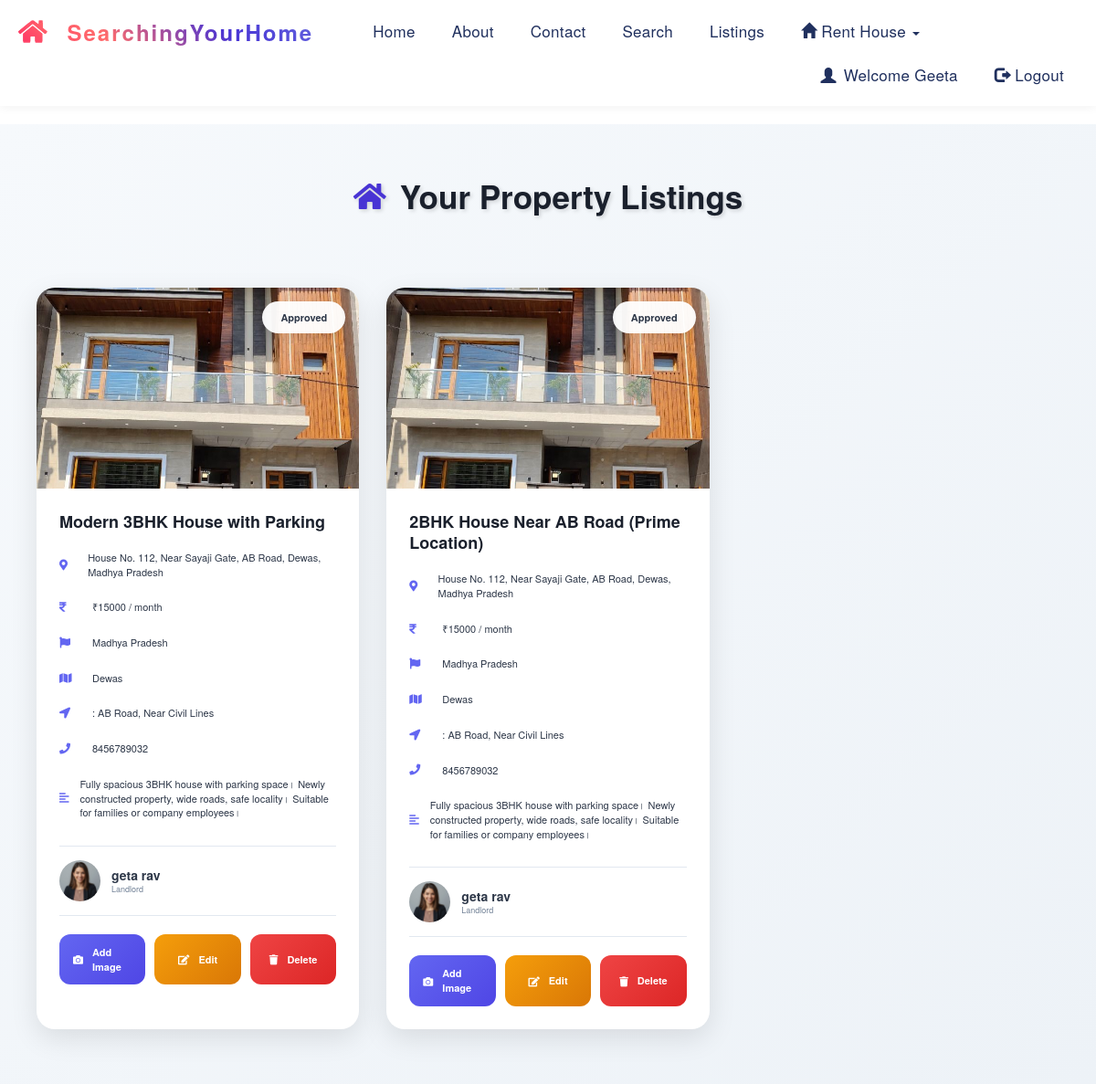
Page /img (signed in) on the committed database.
### Room/models.py (models this page shows, shortened)
class Property(models.Model):
    STATUS_CHOICES = [
        ('pending', 'Pending Approval'),
        ('approved', 'Approved'),
        ('rejected', 'Rejected'),
    ]
    landlord = models.ForeignKey(
        User,
        on_delete=models.CASCADE,
        related_name='properties',
        help_text='Landlord who owns this property'
    )
    title = models.CharField(
        max_length=200,
        help_text='Property title/name'
    )
    description = models.TextField(
        max_length=2000,
        help_text='Detailed property description'
    )
    rent = models.PositiveIntegerField(
        validators=[MinValueValidator(1)],
        help_text='Monthly rent amount (must be > 0)'
    )
    address = models.TextField(
        max_length=500,
        help_text='Complete address of the property'
    )
    state = models.ForeignKey(
        State,
        on_delete=models.SET_NULL,
        null=True,
        related_name='properties',
        help_text='State where property is located'
    )
    district = models.ForeignKey(
        District,
        on_delete=models.SET_NULL,
        null=True,
        related_name='properties',
        help_text='District where property is located'
    )
    area = models.ForeignKey(
        Area,
        on_delete=models.SET_NULL,
        null=True,
        blank=True,
        related_name='properties',
        help_text='Area/locality where property is located'
    )
    latitude = models.FloatField(
        validators=[MinValueValidator(-90), MaxValueValidator(90)],
        null=True,
        blank=True,
        help_text='Latitude (-90 to 90)'
    )
    longitude = models.FloatField(
        validators=[MinValueValidator(-180), MaxValueValidator(180)],
        null=True,
        blank=True,
        help_text='Longitude (-180 to 180)'
    )
    featured_image = models.ImageField(
        upload_to='properties/',
        help_text='Main property image'
    )
    status = models.CharField(
        max_length=20,
        choices=STATUS_CHOICES,
        default='pending',
        help_text='Approval status'
    )
    created_at = models.DateTimeField(auto_now_add=True)
    updated_at = models.DateTimeField(auto_now=True)
    class Meta:
        verbose_name_plural = 'Properties'
        ordering = ['-created_at']
        db_table = 'property'
        indexes = [
            models.Index(fields=['landlord']),
            models.Index(fields=['status']),
            models.Index(fields=['district']),
            models.Index(fields=['-created_at']),
        ]

class State(models.Model):
    name = models.CharField(
        max_length=100,
        unique=True,
        db_index=True,
        help_text='State or region name'
    )
    created_at = models.DateTimeField(auto_now_add=True)
    class Meta:
        verbose_name_plural = 'States'
        ordering = ['name']
        db_table = 'state'

class District(models.Model):
    state = models.ForeignKey(
        State,
        on_delete=models.CASCADE,
        related_name='districts',
        help_text='State this district belongs to'
    )
    name = models.CharField(
        max_length=100,
        help_text='District name'
    )
    created_at = models.DateTimeField(auto_now_add=True)
    class Meta:
        verbose_name_plural = 'Districts'
        unique_together = ('state', 'name')
        ordering = ['state', 'name']
        db_table = 'district'
        indexes = [
            models.Index(fields=['state']),
        ]

class Area(models.Model):
    district = models.ForeignKey(
        District,
        on_delete=models.CASCADE,
        related_name='areas',
        help_text='District this area belongs to'
    )
    name = models.CharField(
        max_length=100,
        help_text='Area or locality name'
    )
    created_at = models.DateTimeField(auto_now_add=True)
    class Meta:
        verbose_name_plural = 'Areas'
        unique_together = ('district', 'name')
        ordering = ['district', 'name']
        db_table = 'area'
        indexes = [
            models.Index(fields=['district']),
        ]

class UserProfile(models.Model):
    ROLE_CHOICES = [
        ('tenant', 'Tenant'),
        ('landlord', 'Landlord'),
    ]
    GENDER_CHOICES = [
        ('M', 'Male'),
        ('F', 'Female'),
        ('O', 'Other'),
    ]
    user = models.OneToOneField(User, on_delete=models.CASCADE, related_name='profile')
    role = models.CharField(
        max_length=20,
        choices=ROLE_CHOICES,
        default='tenant',
        help_text='User role: tenant or landlord'
    )
    phone = models.CharField(
        max_length=15,
        blank=True,
        null=True,
        validators=[RegexValidator(r'^\d{10}$', 'Phone must be 10 digits')],
        help_text='10-digit phone number'
    )
    address = models.TextField(
        max_length=300,
        blank=True,
        null=True,
        help_text='User address'
    )
    gender = models.CharField(
        max_length=1,
        choices=GENDER_CHOICES,
        blank=True,
        null=True
    )
    profile_picture = models.ImageField(
        upload_to='profile_pics/',
        blank=True,
        null=True,
        help_text='User profile picture'
    )
    birth_date = models.DateField(
        blank=True,
        null=True,
        help_text='Date of birth'
    )
    bio = models.TextField(
        max_length=500,
        blank=True,
        help_text='Short biography'
    )
    created_at = models.DateTimeField(auto_now_add=True)
    updated_at = models.DateTimeField(auto_now=True)
    class Meta:
        verbose_name_plural = 'User Profiles'
        ordering = ['-created_at']
        db_table = 'userprofile'
        indexes = [
            models.Index(fields=['user']),
            models.Index(fields=['role']),
        ]

### Room/views.py (the view)
# urls.py: path('img', Room_Img, name='img'),
def Room_Img(request):
    if not request.user.is_authenticated:
        return redirect('home')
    user=User.objects.get(id=request.user.id)
    room=Property.objects.filter(landlord=user).select_related('landlord__profile', 'state', 'district', 'area').all()
    d={'room':room}
    return render(request,'room_image.html',d)

### Room/templates/room_image.html (shortened to what this page needs)
{% extends 'navigation.html' %}
{% load static %}
{% block body %}
<div class="property-dashboard">
    <div class="dashboard-header">
        <h1 class="dashboard-title">
            <i class="fas fa-home"></i>
            Your Property Listings
        </h1>
    </div>
    <div class="property-grid">
        {% for i in room %}
        <div class="property-card">
            <div class="property-image">
                {% if i.featured_image %}
                    <img src="{{ i.featured_image.url }}" alt="{{ i.title }}">
                {% else %}
                    <div style="width: 100%; height: 250px; background: #e2e8f0; display: flex; align-items: center; justify-content: center; color: #a0aec0;">
                        No Image Available
                    </div>
                {% endif %}
                <div class="property-status">{{ i.get_status_display }}</div>
            </div>
            <div class="property-content">
                <h2 class="property-title">{{ i.title }}</h2>
                <div class="property-details">
                    <div class="detail-item">
                        <i class="fas fa-map-marker-alt"></i>
                        <span>{{ i.address }}</span>
                    </div>
                    <div class="detail-item">
                        <i class="fas fa-rupee-sign"></i>
                        <span>₹{{ i.rent }} / month</span>
                    </div>
                    <div class="detail-item">
                        <i class="fas fa-flag"></i>
                        <span>{{ i.state.name }}</span>
                    </div>
                    {% if i.district %}
                    <div class="detail-item">
                        <i class="fas fa-map"></i>
                        <span>{{ i.district.name }}</span>
                    </div>
                    {% endif %}
                    {% if i.area %}
                    <div class="detail-item">
                        <i class="fas fa-location-arrow"></i>
                        <span>{{ i.area.name }}</span>
                    </div>
                    {% endif %}
                    {% if i.landlord.profile.phone %}
                    <div class="detail-item">
                        <i class="fas fa-phone"></i>
                        <span>{{ i.landlord.profile.phone }}</span>
                    </div>
                    {% endif %}
                    <div class="detail-item">
                        <i class="fas fa-align-left"></i>
                        <span>{{ i.description }}</span>
                    </div>
                </div>
                <div class="property-owner">
                    <div class="owner-image">
                        {% if i.landlord.profile.profile_picture and i.landlord.profile.profile_picture.url %}
                            <img src="{{ i.landlord.profile.profile_picture.url }}" alt="Owner">
                        {% else %}
                            <div class="owner-no-image">
                                <i class="fas fa-user"></i>
                            </div>
                        {% endif %}
                    </div>
                    <div class="owner-info">
                        <div style="font-weight: 600; color: #2d3748;">{{ i.landlord.get_full_name|default:i.landlord.username }}</div>
                        <div style="font-size: 0.9rem; color: #718096;">Landlord</div>
                    </div>
                </div>
                <div class="property-actions">
                    <a href="{% url 'room_img' i.id %}" class="action-button add-image-btn">
                        <i class="fas fa-camera"></i> Add Image
                    </a>
                    <a href="{% url 'edit_detail' i.state.id i.id %}" class="action-button edit-btn">
                        <i class="fas fa-edit"></i> Edit
                    </a>
                    <a href="{% url 'delete' i.id %}" class="action-button delete-btn">
                        <i class="fas fa-trash"></i> Delete
                    </a>
                </div>
            </div>
        </div>
        {% endfor %}
    </div>
</div>
{% endblock %}

### Room/templates/navigation.html (shortened to what this page needs)
<!DOCTYPE html>
<html lang="en">
<head>
    <link rel="stylesheet" href="https://maxcdn.bootstrapcdn.com/bootstrap/3.4.1/css/bootstrap.min.css">
    <link rel="stylesheet" href="https://cdnjs.cloudflare.com/ajax/libs/font-awesome/5.15.4/css/all.min.css">
    {% load static %}
<body>
    <nav class="navbar">
        <div class="container-fluid">
            <div class="navbar-header">
                <a class="navbar-brand" href="{% url 'home' %}">SearchingYourHome</a>
            </div>
            <div class="collapse navbar-collapse" id="myNavbar">
                <ul class="nav navbar-nav">
                    <li class="{% if request.resolver_match.url_name == 'home' %}active{% endif %}">
                        <a href="{% url 'home' %}">Home</a>
                    </li>
                    <li class="{% if request.resolver_match.url_name == 'about' %}active{% endif %}">
                        <a href="{% url 'about' %}">About</a>
                    </li>
                    <li class="{% if request.resolver_match.url_name == 'contact' %}active{% endif %}">
                        <a href="{% url 'contact' %}">Contact</a>
                    </li>
                    {% if request.user.is_staff %}
                    <li><a href="{% url 'view_user' %}"><i class="fas fa-users"></i> View Users</a></li>
                    <li><a href="{% url 'request' %}"><i class="fas fa-bell"></i> View Requests</a></li>
                    <li><a href="{% url 'all_ads' %}"><i class="fas fa-ad"></i> View All Ads</a></li>
                    <li class="dropdown">
                        <a class="dropdown-toggle" data-toggle="dropdown" href="#">
                            <i class="fas fa-map-marked-alt"></i> Location Management
                            <span class="caret"></span>
                        </a>
                        <ul class="dropdown-menu">
                            <li><a href="{% url 'view_state' %}"><i class="fas fa-flag"></i> Manage States</a></li>
                            <li><a href="{% url 'view_dist' %}"><i class="fas fa-map-marker-alt"></i> Manage Districts</a></li>
                            <li><a href="{% url 'add_state' %}"><i class="fas fa-plus-circle"></i> Add State</a></li>
                            <li><a href="{% url 'add_dist' %}"><i class="fas fa-plus-circle"></i> Add District</a></li>
                        </ul>
                    </li>
                    {% else %}
                    <li class="{% if request.resolver_match.url_name == 'search' %}active{% endif %}">
                        <a href="{% url 'search' %}">Search</a>
                    </li>
                    <li class="{% if request.resolver_match.url_name == 'listings' %}active{% endif %}">
                        <a href="{% url 'listings' %}">Listings</a>
                    </li>
                    {% endif %}
                    {% if request.user.is_authenticated and not request.user.is_staff %}
                      {% if request.user.profile.role == 'landlord' %}
                        <li class="dropdown">
                            <a class="dropdown-toggle" data-toggle="dropdown" href="#">
                                <span class="glyphicon glyphicon-home"></span> Rent House
                                <span class="caret"></span>
                            </a>
                        </li>
                      {% endif %}
                    {% endif %}
                </ul>
                <ul class="nav navbar-nav navbar-right">
                    {% if request.user.is_authenticated %}
                        <li>
                            <a href="{% url 'user_profile' %}" class="profile-link">
                                {% if request.user.userprofile.profile_picture %}
                                    <img src="{{ request.user.userprofile.profile_picture.url }}" alt="Profile" class="nav-profile-pic">
                                {% else %}
                                    <span class="glyphicon glyphicon-user"></span>
                                {% endif %}
                                Welcome {{request.user.username}}
                            </a>
                        </li>
                        <li><a href="{% url 'logout' %}"><span class="glyphicon glyphicon-log-out"></span> Logout</a></li>
                    {% else %}
                        <li><a href="{% url 'signup' %}"><span class="glyphicon glyphicon-user"></span> Sign Up</a></li>
                        <li><a href="{% url 'signin' %}"><span class="glyphicon glyphicon-log-in"></span> Sign In</a></li>
                    {% endif %}
                </ul>
            </div>
        </div>
    </nav>
    {% block body %}
    {% endblock %}
</body>
</html>

### rows in the picture
Property: featured_image (picture), status "Approved", title "Modern 3BHK House with Parking", address "House No. 112, Near Sayaji Gate, AB Road, Dewas, Madhya Pradesh", rent "15000", state.name "Madhya Pradesh", district.name "Dewas", area.name ": AB Road, Near Civil Lines", landlord.profile.phone "8456789032", description "Fully spacious 3BHK house with parking space। Newly constructed property, wide roads, safe locality। Suitable for families or company employees।", landlord.profile.profile_picture (picture), landlord.get_full_name "geta rav"
Property: featured_image (picture), status "Approved", title "2BHK House Near AB Road (Prime Location)", address "House No. 112, Near Sayaji Gate, AB Road, Dewas, Madhya Pradesh", rent "15000", state.name "Madhya Pradesh", district.name "Dewas", area.name ": AB Road, Near Civil Lines", landlord.profile.phone "8456789032", description "Fully spacious 3BHK house with parking space। Newly constructed property, wide roads, safe locality। Suitable for families or company employees।", landlord.profile.profile_picture (picture), landlord.get_full_name "geta rav"

### other values in the picture
{{ request.user.username }} "Geeta"
